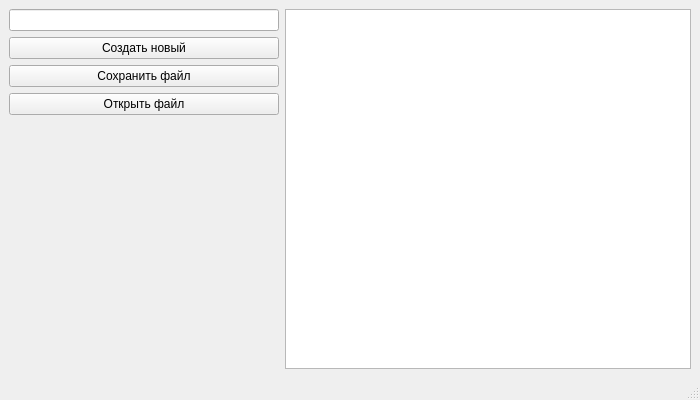
<?xml version="1.0" encoding="UTF-8"?>
<ui version="4.0">
 <class>MainWindow</class>
 <widget class="QMainWindow" name="MainWindow">
  <property name="geometry">
   <rect>
    <x>0</x>
    <y>0</y>
    <width>700</width>
    <height>400</height>
   </rect>
  </property>
  <property name="windowTitle">
   <string>Текстовый редактор</string>
  </property>
  <widget class="QWidget" name="centralwidget">
   <layout class="QGridLayout" name="gridLayout">
    <item row="0" column="0">
     <widget class="QLineEdit" name="lineEditFilenName">
      <property name="sizePolicy">
       <sizepolicy hsizetype="Preferred" vsizetype="Fixed">
        <horstretch>20</horstretch>
        <verstretch>0</verstretch>
       </sizepolicy>
      </property>
     </widget>
    </item>
    <item row="3" column="0">
     <widget class="QPushButton" name="btnOpen">
      <property name="sizePolicy">
       <sizepolicy hsizetype="Preferred" vsizetype="Fixed">
        <horstretch>20</horstretch>
        <verstretch>0</verstretch>
       </sizepolicy>
      </property>
      <property name="text">
       <string>Открыть файл</string>
      </property>
     </widget>
    </item>
    <item row="4" column="0">
     <spacer name="verticalSpacer">
      <property name="sizePolicy">
       <sizepolicy hsizetype="Minimum" vsizetype="Expanding">
        <horstretch>20</horstretch>
        <verstretch>0</verstretch>
       </sizepolicy>
      </property>
      <property name="orientation">
       <enum>Qt::Vertical</enum>
      </property>
      <property name="sizeHint" stdset="0">
       <size>
        <width>20</width>
        <height>40</height>
       </size>
      </property>
     </spacer>
    </item>
    <item row="1" column="0">
     <widget class="QPushButton" name="btnCreate">
      <property name="sizePolicy">
       <sizepolicy hsizetype="Preferred" vsizetype="Fixed">
        <horstretch>20</horstretch>
        <verstretch>0</verstretch>
       </sizepolicy>
      </property>
      <property name="text">
       <string>Создать новый</string>
      </property>
     </widget>
    </item>
    <item row="0" column="1" rowspan="5">
     <widget class="QPlainTextEdit" name="plainTextEdit">
      <property name="sizePolicy">
       <sizepolicy hsizetype="Preferred" vsizetype="Expanding">
        <horstretch>30</horstretch>
        <verstretch>0</verstretch>
       </sizepolicy>
      </property>
     </widget>
    </item>
    <item row="2" column="0">
     <widget class="QPushButton" name="btnSave">
      <property name="sizePolicy">
       <sizepolicy hsizetype="Preferred" vsizetype="Fixed">
        <horstretch>20</horstretch>
        <verstretch>0</verstretch>
       </sizepolicy>
      </property>
      <property name="text">
       <string>Сохранить файл</string>
      </property>
     </widget>
    </item>
   </layout>
  </widget>
  <widget class="QStatusBar" name="statusbar"/>
 </widget>
 <resources/>
 <connections/>
</ui>
